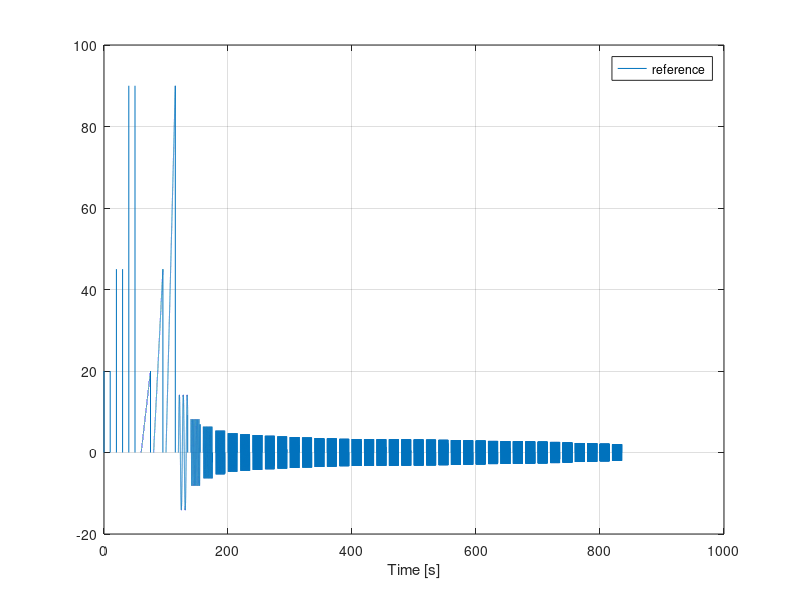

Write the MATLAB code that produced this figure.
%% Parameters
% Signals are 3 Steps, 3 Ramps, 35 Sinusoids
% to add/remove/modify any signal modify the element in one of the vectors
tip_max_steps = [20 45 90];
tip_max_ramps = [20 45 90];
frequencies_rads = 0.1*[ 010 030 050 070 090 100 110 120 130 140 150 160 170 180 185 190 193 195 197 200 205 210 220 230 240 250 260 270 280 290 300 340 370 400 450 500 ];
power_max = 200;

Delta_t_per_signal = 20;
sampling_time = 0.002;

%% Vectors initializations

n_steps = length(tip_max_steps);
n_ramps = length(tip_max_ramps);
n_sinewaves = length(frequencies_rads);
n_signals = n_steps + n_ramps + n_sinewaves;

vett_ref = zeros(1,(Delta_t_per_signal * n_signals)/sampling_time+1);
vett_t = 0:sampling_time:Delta_t_per_signal * n_signals;
simulation_time = vett_t(end);

%% Steps
% Remember to modify the number of signals if you want to add others 
previus_reference_signals = 0;

for k = 0:n_steps-1
    initial_time_signal = (k+previus_reference_signals)*Delta_t_per_signal/sampling_time;
    vett_ref(initial_time_signal+1) = 0;
    for i = 2:Delta_t_per_signal/(2*sampling_time)
        vett_ref(initial_time_signal+i) = tip_max_steps(k+1);  
    end
    
    for i = Delta_t_per_signal/(2*sampling_time)+1:Delta_t_per_signal/sampling_time    
        vett_ref(initial_time_signal+i) = 0;    
    end
    
end

%% Ramps
% Remember to modify the number of signals if you want to add others 
previus_reference_signals = n_steps;

for k = 0:n_ramps-1
    initial_time_signal = (k+previus_reference_signals)*Delta_t_per_signal/sampling_time;

    vett_ref(initial_time_signal+1) = 0;
    slope = tip_max_ramps(k+1)/(Delta_t_per_signal*(3/4));
    
    for i = 2:(Delta_t_per_signal*3)/(4*sampling_time)
        vett_ref(initial_time_signal+i) = sampling_time*(i-1)*slope;  
    end
    
    for i = (Delta_t_per_signal*3)/(4*sampling_time)+1:Delta_t_per_signal/sampling_time    
        vett_ref(initial_time_signal+i) = 0;    
    end

end

%% Sinevawes
previus_reference_signals = n_steps + n_ramps;

for k = 0:n_sinewaves-1
    initial_time_signal = (k+previus_reference_signals)*Delta_t_per_signal/sampling_time;
    vett_ref(initial_time_signal+1) = 0;
    Amplitude = sqrt(power_max/frequencies_rads(k+1));
    
    for i = 2:(Delta_t_per_signal*3)/(4*sampling_time)
        vett_ref(initial_time_signal+i) = Amplitude*sin(frequencies_rads(k+1)*sampling_time*(i-1));  
    end
    
    for i = (Delta_t_per_signal*3)/(4*sampling_time)+1:Delta_t_per_signal/sampling_time    
        vett_ref(initial_time_signal+i) = 0;    
    end
end 

%% Plotting

figure
plot(vett_t,vett_ref);grid;
xlabel('Time [s]');
legend('reference');

%% Creation of The Time serie

reference_simulink(:,1) = vett_t';
reference_simulink(:,2) = vett_ref';

